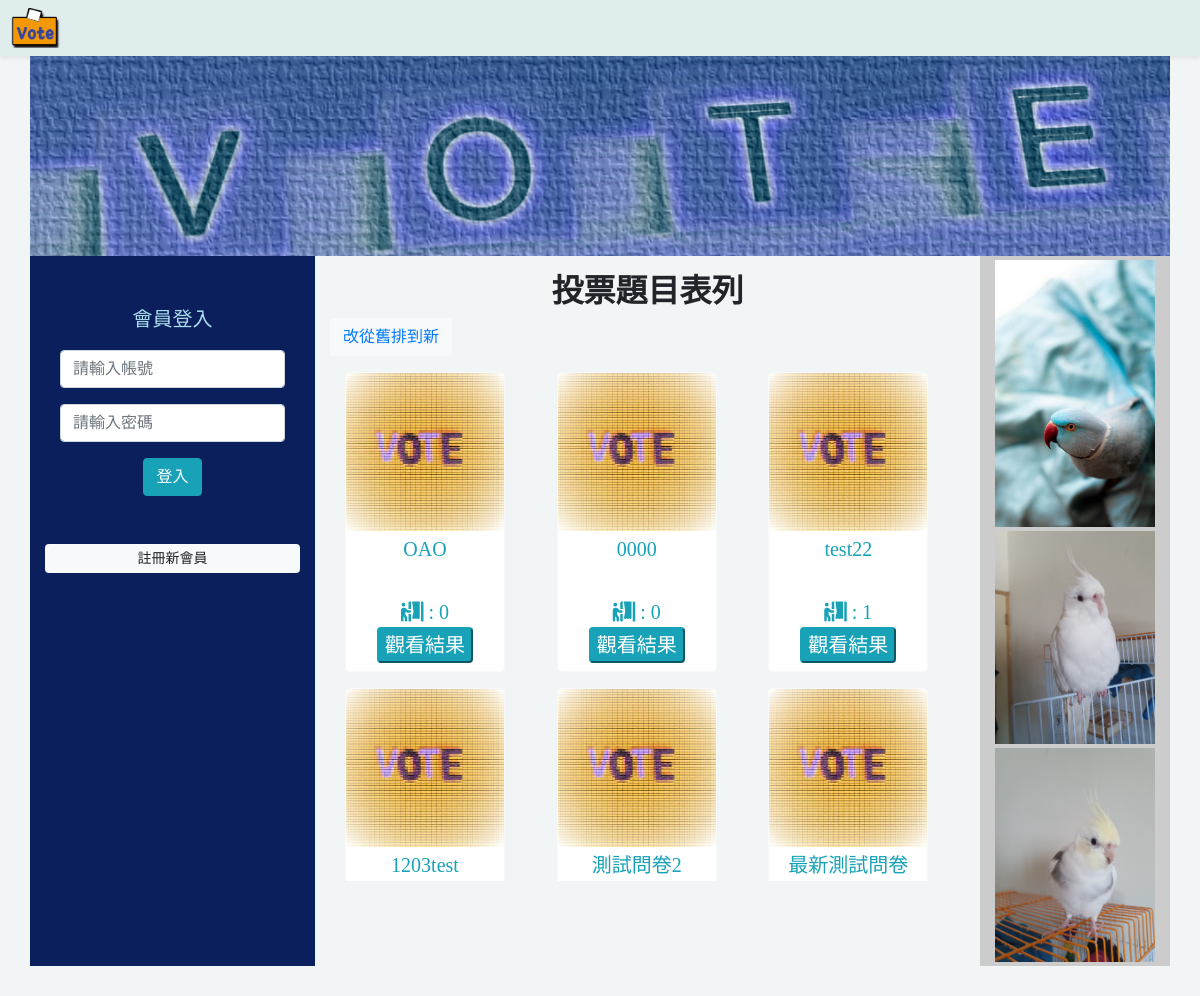
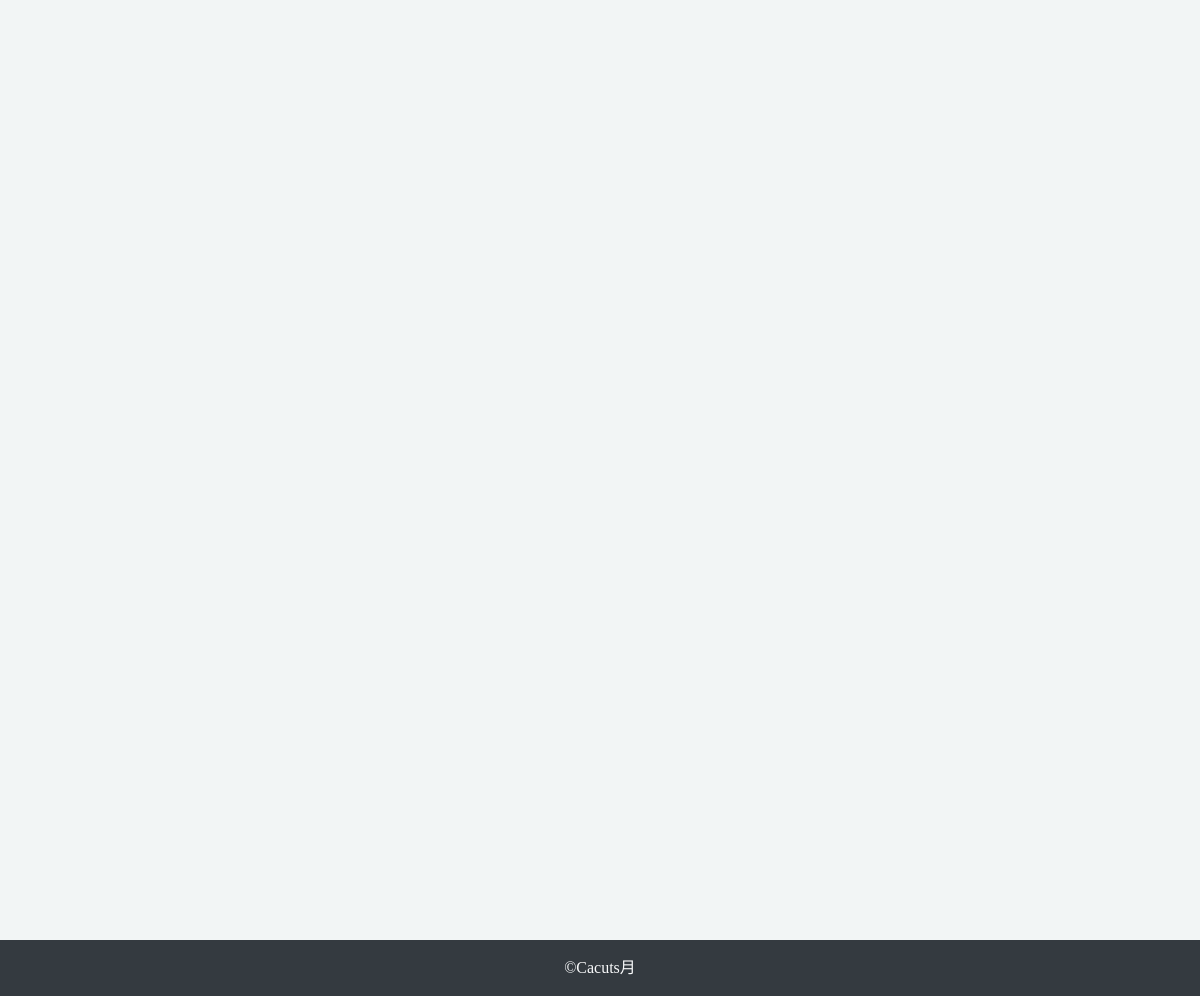
The page / on the database its author committed (2 pictures, top to bottom).
### tables this page shows
CREATE TABLE `topics` (
  `id` int(11) UNSIGNED NOT NULL,
  `topic` varchar(128) NOT NULL COMMENT '主題',
  `sh` tinyint(1) NOT NULL DEFAULT 1 COMMENT '顯現'
);

CREATE TABLE `ad` (
  `id` int(11) UNSIGNED NOT NULL,
  `name` varchar(64) NOT NULL COMMENT '檔名',
  `sh` tinyint(1) UNSIGNED NOT NULL COMMENT '上架',
  `intro` varchar(64) DEFAULT NULL COMMENT '備註'
);

### api/db.php (called while the page is built, shortened)
<?php
$dsn="mysql:host=localhost;charset=utf8;dbname=vote";
$pdo=new PDO($dsn,'root','');
 function rows($table,$array){
    global $pdo;
    $sql="SELECT count(*) FROM `$table` WHERE ";
        foreach($array as $key=>$value){
            $tmp[]="`$key`='$value'";
        }
        $sql=$sql. implode(" AND ",$tmp);
    return $pdo->query($sql)->fetchColumn();
}
function all($table,...$arg){
global $pdo;
$sql="SELECT * FROM `$table` ";
if(isset($arg[0])){
    if(is_array($arg[0])){
        foreach($arg[0] as $key=>$value){
            $tmp[]="`$key`='$value'";
        }
        $sql=$sql."where " . implode(" AND ",$tmp);
    }else{
        $sql=$sql.$arg[0];
    }
}
$rows=$pdo->query($sql)->fetchAll(PDO::FETCH_ASSOC);
return $rows;
}
function q($sql){
    global $pdo;
    return $pdo->query($sql)->fetchAll(PDO::FETCH_ASSOC);
}
?>

### frontend/show_vote_list.php (the view)
<h2 class="text-center mt-3 font-weight-bold" id="title">投票題目表列</h2>
<?php
$subjects=all('topics',['sh'=>1]);
if(isset($_GET['id'])){
    if($_GET['id']==1){
        $array=$subjects;
        echo "<button class='btn btn-light'><a href='?do=show_vote_list'>改從新排到舊</a></button>";
    }
    }else{
    $array=array_reverse($subjects);
    echo "<button class='btn btn-light'><a href='?do=show_vote_list&id=1'>改從舊排到新</a></button>";
}
echo "<div class='container text-center' style='font-size:20px'>";
echo "<div class='row'>";
foreach ( $array as $key => $value) {
    if(rows('options',['topic_id'=>$value['id']]) > 0){
    echo "<div class='col col-sm-4 col-12 mt-3 '>";
    echo "<div class='card border-light text-info' style='width: 10rem;height:300px'>";
    echo "<img class='card-img-top' src='./img/vote.jpg' alt='Card image cap' >";
    if(isset($_SESSION['user'])){
        echo "<div style='height:60px' class='text-center my-auto'><a  href='index.php?do=vote&id={$value['id']}'>";
        echo $value['topic'];
        echo "</a></div>";
    }else{
        echo "<div style='height:60px' class='text-center my-auto'>".$value['topic']."</div>";
    }
    $count=q("select sum(`count`) as 'total' from `options` where `topic_id`='{$value['id']}'");
    echo "<p class='card-text mb-0'>";
    echo "<span >";
    echo "<i class='fas fa-person-booth'></i> : ". $count[0]['total'] ;
    echo "</span></p>";
    echo "<a href='?do=vote_result&id={$value['id']}' class=' text-center p-0'>";
    echo "<button class='btn-info rounded mb-2'>觀看結果</button>";
    echo "</a>";
    echo "</div>";
}
echo "</div>";
}
echo "</div>";
echo "<br><br><a href='#title' class='text-center'>TOP</a> ";
echo "</div>";
?>

### frontend/adImg.php
<?php
$images=all('ad',['sh'=>1]);
foreach($images as $key => $image){
    if($key==0){
        echo "<div class='rounded my-1'>";
    }else{
        echo "<div class='rounded my-1'>";
    }
    echo "<img src='./img/{$image['name']}' alt='{$image['intro']}' class='d-block w-100'></div>";
}
?>

### index.php (style rules this page uses)
body { background-color: #f2f5f5; font-family: Microsoft JhengHei; }
.card { transition: all .5s ease; border-radius: 5px; }

### rows shown on the page
topics: topic "OAO", total "0"
topics: topic "0000", total "0"
topics: topic "test22", total "1"
topics: topic "1203test"
topics: topic "測試問卷2"
topics: topic "最新測試問卷"
ad: name (picture)
ad: name (picture)
ad: name (picture)
